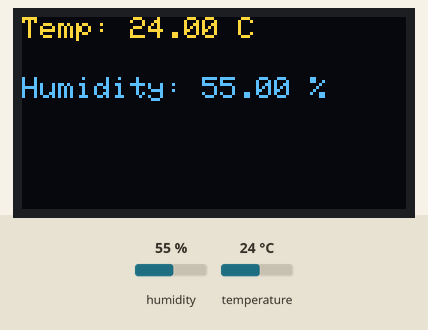
Simulated run of this sketch. Board: Arduino Uno, built with avr-gcc and run on an emulated ATmega328P. Shown: 128×64 one-colour display. The test bench sets the inputs (shaded band); at power-on: humidity 55 %, temperature 24 °C. The OLED is the two-colour kind (top 16 rows yellow).

Above: at 4.9 s.
5.0 s: humidity set to 22 %
At 7.1 s:
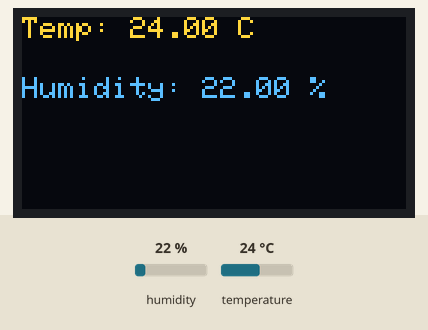
8.0 s: temperature set to 12 °C
At 9.4 s:
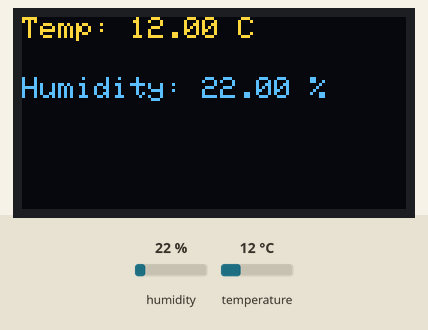
11.0 s: humidity set to 40 %
At 12.8 s:
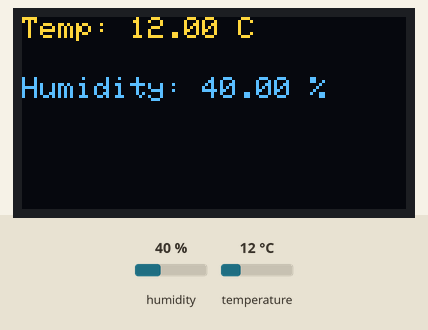
14.0 s: temperature set to 19 °C
Timing chart, 0 to 17.0 s (numbered marks = the images above; inputs shaded):
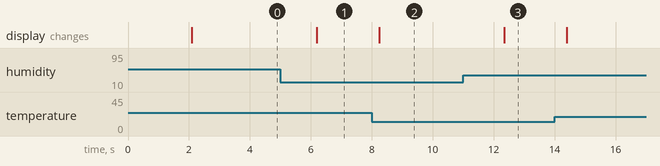

Measured:
- after the input at 5.0 s, the display: changes after 1.2 s (image 1)
- after the input at 8.0 s, the display: changes after 0.24 s (image 2)
- after the input at 11.0 s, the display: changes after 1.4 s (image 3)

The sketch:

Weather_Station_OLED.ino
```cpp
// Project 52: Weather Station on OLED
// Displays temperature and humidity from a DHT sensor on an OLED display.

#include <Wire.h>
#include <Adafruit_GFX.h>
#include <Adafruit_SSD1306.h>
#include <DHT.h>

#define SCREEN_WIDTH 128
#define SCREEN_HEIGHT 64

#define DHTPIN 2
#define DHTTYPE DHT11 // or DHT22

Adafruit_SSD1306 display(SCREEN_WIDTH, SCREEN_HEIGHT, &Wire, -1);
DHT dht(DHTPIN, DHTTYPE);

void setup() {
  Serial.begin(9600);
  dht.begin();

  if(!display.begin(SSD1306_SWITCHCAPVCC, 0x3C)) {
    Serial.println(F("SSD1306 allocation failed"));
    for(;;);
  }
  display.clearDisplay();
  display.setTextSize(1);
  display.setTextColor(SSD1306_WHITE);
}

void loop() {
  delay(2000); // Wait a few seconds between measurements.

  float h = dht.readHumidity();
  float t = dht.readTemperature();

  if (isnan(h) || isnan(t)) {
    Serial.println(F("Failed to read from DHT sensor!"));
    return;
  }

  display.clearDisplay();

  // Display temperature
  display.setCursor(0,0);
  display.print(F("Temp: "));
  display.print(t);
  display.print(F(" C"));

  // Display humidity
  display.setCursor(0, 20);
  display.print(F("Humidity: "));
  display.print(h);
  display.print(F(" %"));

  display.display();
}
```
